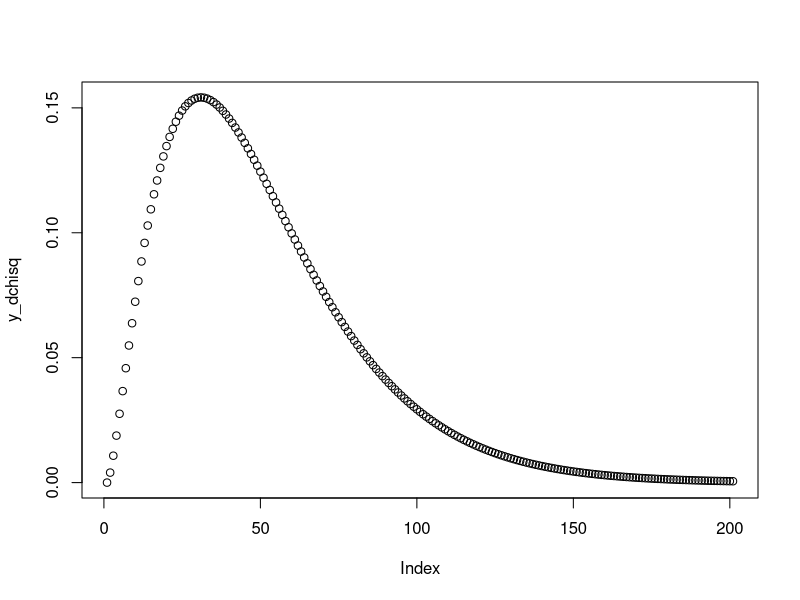
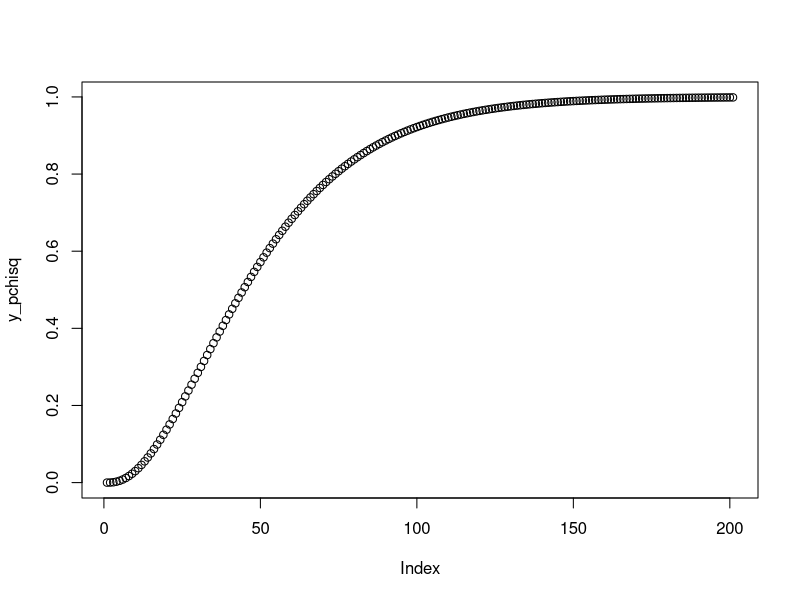
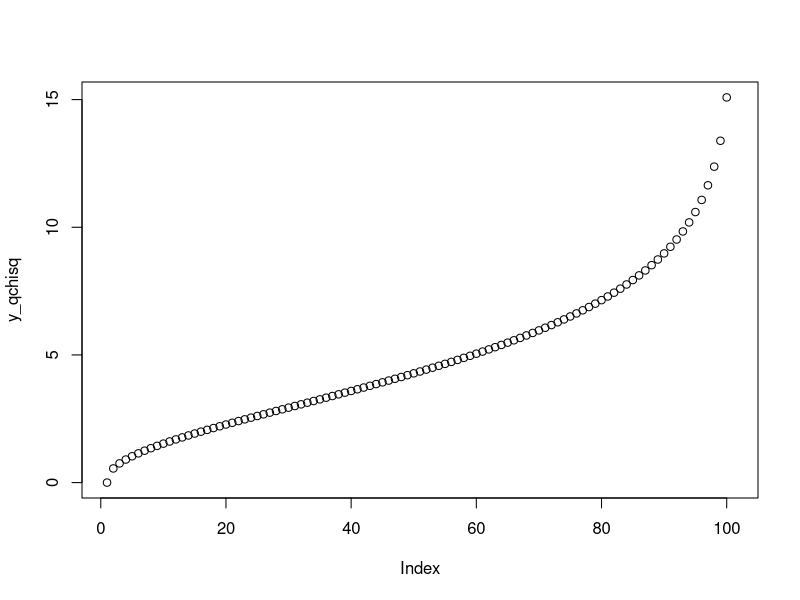
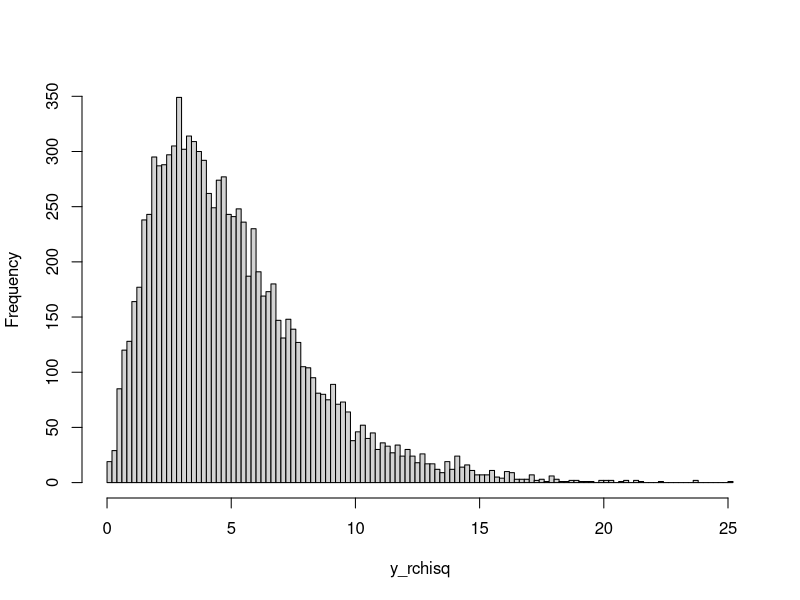

These charts were generated, in order, by the following R code:
#Example 1: Chi Square Density in R (dchisq Function)
x_dchisq <- seq(0, 20, by = 0.1)                         # Specify x-values for dchisq function
y_dchisq <- dchisq(x_dchisq, df = 5)  # Apply dchisq function
plot(y_dchisq)

#Example 2: Chi Square Cumulative Distribution Function (pchisq Function)
x_pchisq <- seq(0, 20, by = 0.1)                         # Specify x-values for pchisq function
y_pchisq <- pchisq(x_pchisq, df = 5)  # Apply pchisq function
plot(y_pchisq) # Plot pchisq values

#Example 3: Chi Square Quantile Function (qchisq Function)
x_qchisq <- seq(0, 1, by = 0.01)                        # Specify x-values for qchisq function
y_qchisq <- qchisq(x_qchisq, df = 5)  # Apply qchisq function
plot(y_qchisq)      

#Example 4: Simulation of Random Numbers (rchisq Function)
set.seed(53535)                                          # Set seed for reproducibility
N <- 10000                                               # Specify sample size
y_rchisq <- rchisq(N, df = 5)          # Draw N chi squared distributed values
y_rchisq                                                # Print values to RStudio console
hist(y_rchisq, breaks = 100, main = "")
